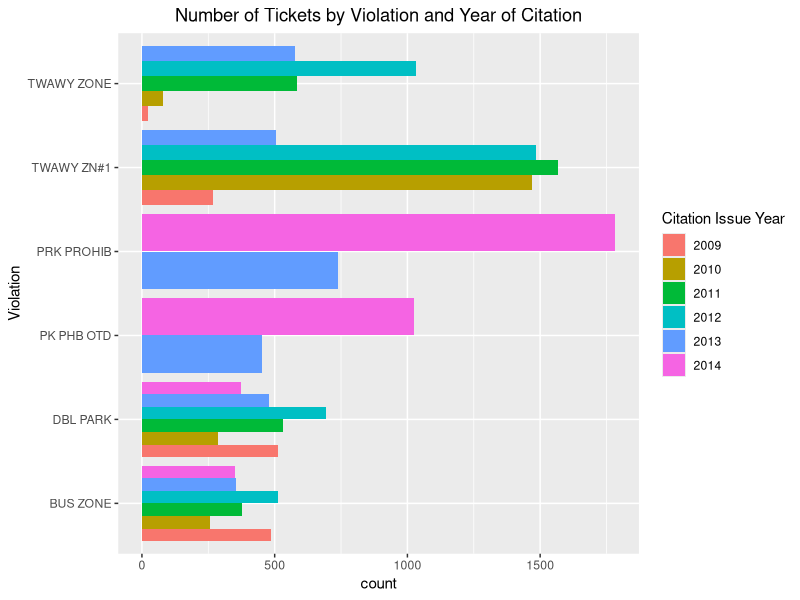
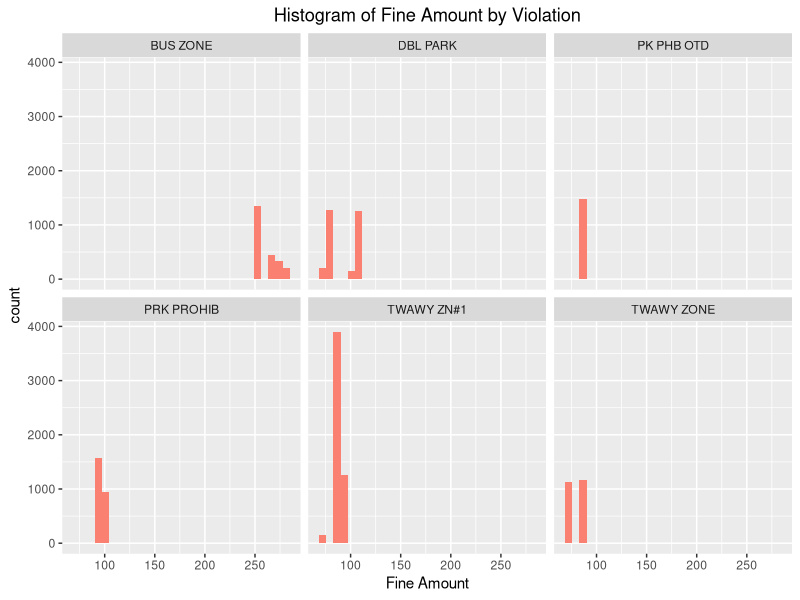
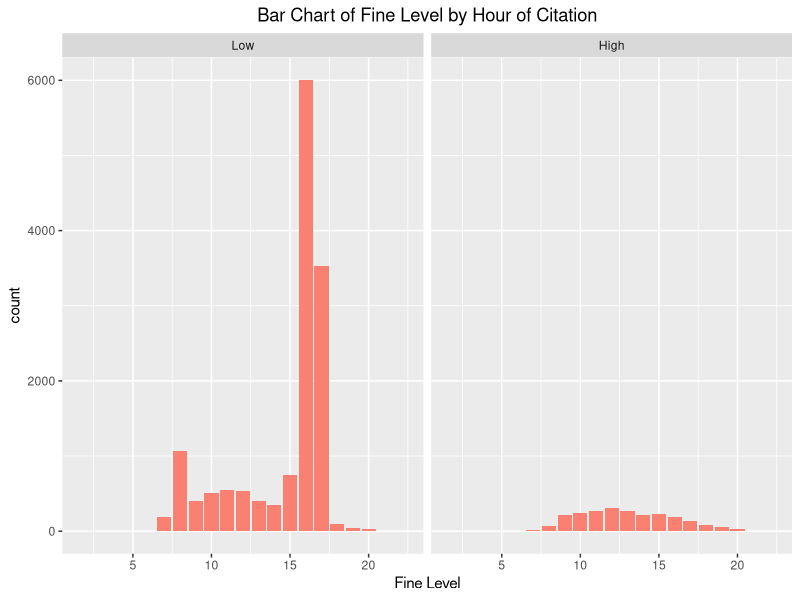
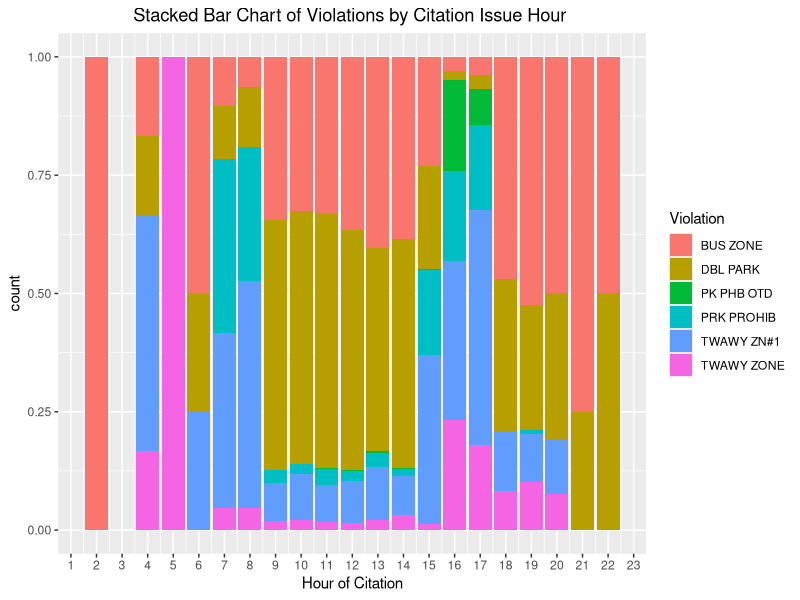
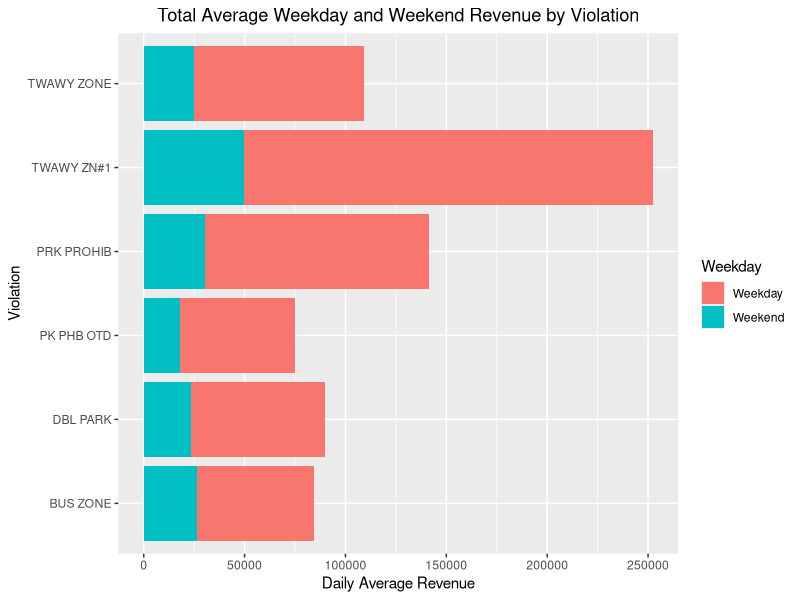
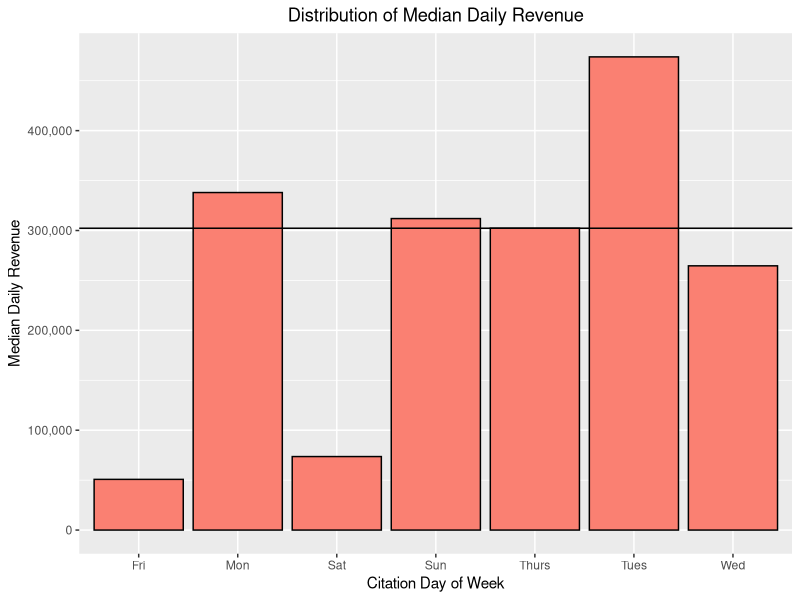
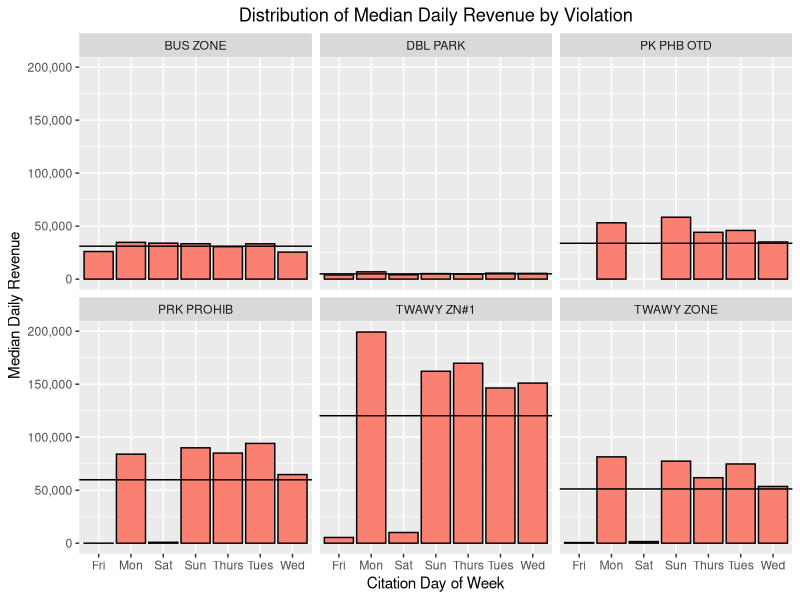

Here is the R script that generated these plots, in order:
## ---- chunk 1
knitr::opts_chunk$set(fig.pos = 'H')

library(ggplot2)
library(dplyr)
library(scales)

rawTickets <- data.frame(read.csv('Muni_Driver_Reported_Transit_Only_Lane_Violations.csv', header = T, sep = ","))
tickets <- read.csv("tickets.csv")

## ---- chunk 2
print("Cite the above sources properly")
## ---- chunk 3
print("Cite the above sources properly")
## ---- chunk 4
ggplot(data = tickets) + geom_bar(mapping = aes(x = tickets$Violation, fill = as.factor(tickets$Citation.Issue.Year)), position = "dodge") + coord_flip() + xlab("Violation") + theme(plot.title = element_text(hjust = 0.5)) + ggtitle("Number of Tickets by Violation and Year of Citation") + labs(fill = "Citation Issue Year") 
## ---- chunk 5
fine.plot <- ggplot(data = tickets) + geom_histogram(mapping = aes(x = tickets$Fine.Amount), fill="salmon")

fine.plot + facet_wrap(~tickets$Violation) + xlab("Fine Amount") + theme(plot.title = element_text(hjust = 0.5)) + 
    ggtitle("Histogram of Fine Amount by Violation")

rm(fine.plot)
## ---- chunk 6
# Initialize new factor variable Fine.Level
tickets$Fine.Level <- tickets$Fine.Amount
tickets$Fine.Level <- ifelse(tickets$Fine.Amount < 175, "Low", "High")
tickets$Fine.Level <- as.factor(tickets$Fine.Level)
tickets$Fine.Level <- relevel(tickets$Fine.Level, "Low")
## Generate table

fine.plot3 <- ggplot(data = tickets) + geom_bar(mapping = aes(x = tickets$Citation.Issue.Hour), 
    fill = "salmon")
fine.plot3 + facet_wrap(~tickets$Fine.Level) + xlab("Fine Level") + theme(plot.title = element_text(hjust = 0.5)) + 
    ggtitle("Bar Chart of Fine Level by Hour of Citation")

rm(fine.plot3)
## ---- chunk 7

ggplot(tickets, aes(x = Citation.Issue.Hour, fill = Violation)) + geom_bar(position = "fill") + 
    scale_x_continuous(breaks = seq(0, 24, 1)) + xlab("Hour of Citation") + 
    theme(plot.title = element_text(hjust = 0.5)) + ggtitle("Stacked Bar Chart of Violations by Citation Issue Hour ")

## ---- chunk 8
#Create variable that stores sum of apount paid by violation and weekday 
tickets.violWeekday <- aggregate(tickets[,c("Amount.Paid")], by=list(tickets$Violation, tickets$Citation.Issue.Weekday), FUN=sum)
  ##Rename the columns of tickets.violWeekday
tickets.violWeekday <- rename(tickets.violWeekday, Violation = Group.1, Weekday = Group.2, Total.Revenue = x)
  ##Create new column for daily average revenue: IF day == weekday, then divide TR by 5; ELSE divide by 2
tickets.violWeekday$Daily.Average.Revenue <- ifelse(tickets.violWeekday$Weekday == 1, tickets.violWeekday$Total.Revenue/5, tickets.violWeekday$Total.Revenue/2)

#Average Weekday and Weekend Revenue by Violation
p <- ggplot(tickets.violWeekday, aes(x=Violation, y=Daily.Average.Revenue, fill=Weekday))
p + geom_col() + coord_flip() + theme(plot.title = element_text(hjust = 0.5)) + ggtitle("Total Average Weekday and Weekend Revenue by Violation") + ylab("Daily Average Revenue")

#Remove from Workspace
rm(p, tickets.violWeekday)
## ---- chunk 9
#Calculateand plot the Median Daily Revenue
tickets_day_rev2 <- tickets %>% group_by(Citation.Issue.DayOfWeek) %>% summarise(Median.Daily.Revenue = median(Amount.Paid)*n())

ggplot(data = tickets_day_rev2) + geom_col(mapping = aes(x = tickets_day_rev2$Citation.Issue.DayOfWeek, y= Median.Daily.Revenue), fill="Salmon", color="black") + xlab("Citation Day of Week") + theme(plot.title = element_text(hjust = 0.5)) + ggtitle("Distribution of Median Daily Revenue") + ylab("Median Daily Revenue")+ scale_y_continuous(label=comma) + geom_hline(yintercept = median(tickets_day_rev2$Median.Daily.Revenue))


# find median daily revenue by violation type
tickets_viol_median_rev <- tickets %>% group_by(Violation) %>% summarise(Median.Violation.Revenue = median(Amount.Paid)*n()/7)


#Calculateand plot the Median Daily Revenue by Violation type

tickets_day_rev <- tickets %>% group_by(Violation, Citation.Issue.DayOfWeek) %>% summarise(Median.Daily.Revenue = median(Amount.Paid)*n())

ggplot(data = tickets_day_rev) + geom_col(mapping = aes(x = tickets_day_rev$Citation.Issue.DayOfWeek, y= Median.Daily.Revenue), fill="Salmon", color="black") + xlab("Citation Day of Week") + theme(plot.title = element_text(hjust = 0.5)) + ggtitle("Distribution of Median Daily Revenue by Violation") + ylab("Median Daily Revenue") + facet_wrap(~Violation) + scale_y_continuous(label=comma)  + geom_hline(data=tickets_viol_median_rev, aes(yintercept = tickets_viol_median_rev$Median.Violation.Revenue))
